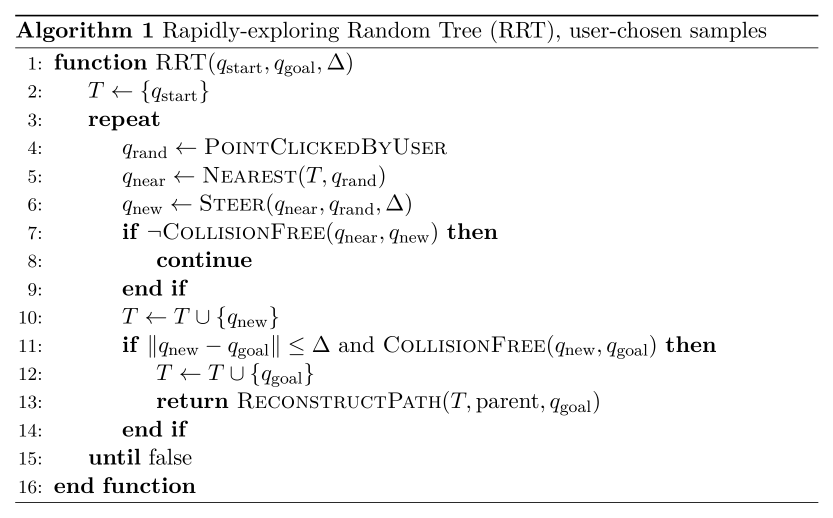
#> input picture figures/method_manual.png, 1666 x 1035 px (shown at 1/2 size)
$ python rrt_manual.py
#> lines starting #> are read from the running program, lines starting #| are printed output that depends on the picture; after the words box and inside, x2 and y2 are one past the last pixel; in counts of white or black regions, pixels touching at a corner belong together
### rrt_demo.py
"""
Interactive RRT demo on the example map, with step-by-step pseudocode.

Controls
  Run / Pause : execute pseudocode steps continuously (rate set by "Speed")
  Step        : execute one pseudocode step (sample, nearest, steer, check, ...)
  Iteration   : execute steps until the current iteration ends
  Reset       : clear the tree (keeps start/goal)
  Capture     : save the map panel only as a PNG in captures/
  Left click  : move start (green dot)
  Right click : move goal (green star)
  Sliders     : step size, goal bias, speed (pseudocode steps per second)

The pseudocode panel shows method.png (Algorithm 1) and highlights its lines.

Requires: numpy, matplotlib   ->  pip install numpy matplotlib
"""
import os
import re
import textwrap
from datetime import datetime

import numpy as np
import matplotlib.pyplot as plt
from matplotlib.widgets import Button, Slider
from matplotlib.patches import Rectangle, Circle, Polygon
from matplotlib.collections import LineCollection

plt.rcParams["mathtext.fontset"] = "cm"   # Computer Modern, same as the LaTeX pseudocode figure

# ---------------- Map (pixel coordinates of the image, y points down) ----------------
W, H = 661, 407
WALLS = [  # (x0, y0, x1, y1)
    (0, 0, W, 18), (0, 388, W, H), (0, 0, 18, H), (643, 0, W, H),  # outer border
    (130, 198, 268, 216),   # horizontal wall, left
    (250, 198, 268, 388),   # vertical wall from bottom, left
    (383, 0, 401, 213),     # vertical wall from top, middle
    (509, 198, 527, 388),   # vertical wall from bottom, right
]
START = np.array([90.0, 325.0])
GOAL = np.array([580.0, 82.0])
MARGIN = 6          # clearance kept from walls (pixels)
GOAL_RADIUS = 18    # radius of the start dot
STAR_RADIUS = 24    # outer radius of the goal star
WALL_COLOR = "#5c5c5c"
MARKER_COLOR = "#00a200"
TICK_MS = 30        # GUI timer interval
LINE_W = 2          # width of every line (edges, path, rays, rings)
NODE_MS = 8         # marker size of every tree node (same as the new node during exploration)

INFLATED = [(x0 - MARGIN, y0 - MARGIN, x1 + MARGIN, y1 + MARGIN) for x0, y0, x1, y1 in WALLS]


def star_vertices(center, r_out=STAR_RADIUS, r_in=STAR_RADIUS * 0.45):
    """Five-pointed star pointing up on screen (the y axis points down)."""
    ang = -np.pi / 2 + np.arange(10) * np.pi / 5
    r = np.where(np.arange(10) % 2 == 0, r_out, r_in)
    return center + np.c_[r * np.cos(ang), r * np.sin(ang)]


def point_free(p):
    return not any(x0 <= p[0] <= x1 and y0 <= p[1] <= y1 for x0, y0, x1, y1 in INFLATED)


# [18 lines left out: function segment_hits_rect, not called in this run]


def segment_free(p, q):
    return not any(segment_hits_rect(p, q, r) for r in INFLATED)


# ---------------- Pseudocode ----------------
PSEUDO = [
    "RRT(q_start, q_goal):",
    "  T ← { q_start }",
    "  repeat",
    "    q_rand ← random point in whole map",
    "             (q_goal with prob. p_goal)",
    "    q_near ← Nearest(T, q_rand)",
    "    q_new  ← Steer(q_near, q_rand, Δ)",
    "    if not CollisionFree(q_near, q_new):",
    "      discard q_new; continue",
    "    T.add(q_new, parent = q_near)",
    "    if ‖q_new − q_goal‖ ≤ Δ and",
    "       CollisionFree(q_new, q_goal):",
    "      T.add(q_goal, parent = q_new)",
    "      return path q_start → q_goal",
]
PHASE_LINES = {  # phase -> highlighted pseudocode lines
    "init": [1],
    "sample": [3, 4],
    "nearest": [5],
    "reach": [6],
    "steer": [6],
    "check": [7],
    "discard": [8],
    "add": [9],
    "goal_check": [10, 11],
    "connect": [12],
    "done": [13],
}
METHOD_IMAGE = os.path.join(os.path.dirname(os.path.abspath(__file__)), "figures", "method.png")
METHOD_LINES = {  # phase -> highlighted lines of method.png (line k is numbered k + 1 there)
    "init": [1],
    "sample": [3],
    "nearest": [4],
    "reach": [5],
    "steer": [5],
    "check": [6],
    "discard": [7],
    "add": [9],
    "goal_check": [10],
    "connect": [11],
    "done": [12],
}
QS, QG, QR, QN, QW = (rf"$q_{{\mathrm{{{n}}}}}$" for n in ("start", "goal", "rand", "near", "new"))
DELTA = r"$\Delta$"


def wrap_math(text, width):
    """textwrap.fill that counts each $...$ snippet as a short word and never splits it."""
    maths = re.findall(r"\$[^$]*\$", text)
    text = textwrap.fill(re.sub(r"\$[^$]*\$", "@@@@", text), width)
    for m in maths:
        text = text.replace("@@@@", m, 1)
    return text


def load_pseudocode_figure(path):
    """Load the algorithm figure as black ink with alpha, so highlights drawn behind it show through.

    Returns (rgba, line_centers, left, pitch): the y pixel of each numbered line, the
    left edge of the algorithm box and the line spacing.
    """
    img = plt.imread(path)
    ink = 1 - img[..., :3].mean(axis=2)
    rgba = np.zeros(img.shape[:2] + (4,))
    rgba[..., 3] = ink
    dark = ink > 0.5

    def runs(idx, gap):   # group sorted indices into runs separated by more than `gap`
        return np.split(idx, np.nonzero(np.diff(idx) > gap)[0] + 1)

    # the algorithm body lies between the last two horizontal rules
    rules = runs(np.nonzero(dark.sum(axis=1) > 0.8 * img.shape[1])[0], 1)
    top, bottom = rules[-2][-1] + 1, rules[-1][0]
    body = dark[top:bottom]
    # the line numbers are the first column of ink, ended by a blank gap
    cols = np.nonzero(body.any(axis=0))[0]
    num_cols = runs(cols, 8)[0]
    num = body[:, num_cols[0]:num_cols[-1] + 1].any(axis=1)
    centers = [top + rows.mean() for rows in runs(np.nonzero(num)[0], 3)]
    left = np.nonzero(dark.any(axis=0))[0][0]
    return rgba, centers, left, float(np.median(np.diff(centers)))


# ---------------- RRT ----------------
class RRT:
    """RRT whose main loop is a generator that pauses after every pseudocode step.

    After each `advance()`, `phase` names the step just executed and the
    attributes x_rand / i_near / x_new / ok describe its result.
    """
    reach_step = False   # if True, show the Δ circle as its own step before choosing x_new

    def __init__(self, start, goal, step=50.0, goal_bias=0.05):
        self.start, self.goal = start.copy(), goal.copy()
        self.step_size, self.goal_bias = step, goal_bias
        self.reset()

    def reset(self):
        self.nodes = [self.start.copy()]
        self.parent = [-1]
        self.iters = 0
        self.path = None
        self.x_rand = self.i_near = self.x_new = self.ok = None
        self.goal_sample = False
        self.phase = "init"
        self._steps = self._run()

    # [6 lines left out: function advance, not called in this run]

    @property
    def iteration_ended(self):
        return self.phase in ("discard", "done") or (self.phase == "goal_check" and not self.ok)

    # [53 lines left out: functions _run, _sample, _extract_path, not called in this run]


# ---------------- GUI ----------------
class App:
    RRT_CLASS = RRT
    PSEUDO = PSEUDO              # text pseudocode, used when PSEUDO_IMAGE is None
    PSEUDO_IMAGE = METHOD_IMAGE
    PHASE_LINES = METHOD_LINES
    SHOW_RAND = True             # draw the orange ✕ at q_rand
    SPEED_MAX_LOG = 3            # Speed slider goes up to 10**SPEED_MAX_LOG steps/s
    CAPTURE_PREFIX = "rrt"       # file name prefix of the Capture button's PNGs

    def __init__(self):
        self.rrt = self.RRT_CLASS(START, GOAL)
        self.running = False
        self.credit = 0.0   # fractional steps carried between timer ticks

        self.fig = plt.figure(figsize=(14, 7.5))
        self.ax = self.fig.add_axes([0.02, 0.28, 0.62, 0.66])
        self.ax.set_xlim(0, W)
        self.ax.set_ylim(H, 0)          # flip y so it looks like the image
        self.ax.set_aspect("equal")
        self.ax.set_xticks([]); self.ax.set_yticks([])
        for x0, y0, x1, y1 in WALLS:
            self.ax.add_patch(Rectangle((x0, y0), x1 - x0, y1 - y0, color=WALL_COLOR))

        self.tree = LineCollection([], colors="0.6", linewidths=LINE_W)
        self.ax.add_collection(self.tree)
        self.nodes_plot, = self.ax.plot([], [], "o", color="0.45", ms=NODE_MS)
        self.path_plot, = self.ax.plot([], [], "-", color=MARKER_COLOR, lw=LINE_W)
        self.start_dot = Circle(self.rrt.start, GOAL_RADIUS, color=MARKER_COLOR, zorder=5)
        self.goal_dot = Polygon(star_vertices(self.rrt.goal), color=MARKER_COLOR, zorder=5)
        self.ax.add_patch(self.start_dot); self.ax.add_patch(self.goal_dot)

        # overlays for the current pseudocode step
        self.ray, = self.ax.plot([], [], "--", color="orange", lw=LINE_W, zorder=6)
        self.rand_plot, = self.ax.plot([], [], "x", color="orange", ms=10, mew=LINE_W, zorder=7)
        self.cand_edge, = self.ax.plot([], [], "-", lw=LINE_W, zorder=6)
        self.new_plot, = self.ax.plot([], [], "o", ms=NODE_MS, zorder=8)
        self.goal_ray, = self.ax.plot([], [], "--", lw=LINE_W, zorder=6)
        self.goal_ring = Circle((0, 0), 1, fill=False, ls="--", lw=LINE_W, visible=False, zorder=6)
        self.ax.add_patch(self.goal_ring)
        self.delta_ring = Circle((0, 0), 1, fill=False, ls="--", lw=LINE_W, color="orange", visible=False, zorder=6)
        self.ax.add_patch(self.delta_ring)

        # pseudocode panel
        self.line_marks = []
        if self.PSEUDO_IMAGE is None:
            self.ax_code = self.fig.add_axes([0.66, 0.08, 0.33, 0.86])
            self.ax_code.set_axis_off()
            self.ax_code.set_xlim(0, 1); self.ax_code.set_ylim(0, 1)
            lh = 0.045
            for k, line in enumerate(self.PSEUDO):
                y = 0.97 - k * lh
                mark = Rectangle((0, y - lh / 2), 1, lh, color="#ffe680", visible=False)
                self.ax_code.add_patch(mark)
                self.line_marks.append(mark)
                self.ax_code.text(0.02, y, line, family="monospace", fontsize=10, va="center")
            status_ax, status_y = self.ax_code, 0.97 - len(self.PSEUDO) * lh - 0.03
        else:
            rgba, centers, left, pitch = load_pseudocode_figure(self.PSEUDO_IMAGE)
            self.ax_code = self.fig.add_axes([0.655, 0.44, 0.34, 0.52])
            self.ax_code.set_axis_off()
            for y in centers:
                mark = Rectangle((left, y - pitch / 2), rgba.shape[1] - left, pitch, color="#ffe680",
                                 visible=False)
                self.ax_code.add_patch(mark)
                self.line_marks.append(mark)
            self.ax_code.imshow(rgba, zorder=2)
            status_ax = self.fig.add_axes([0.66, 0.08, 0.33, 0.34])
            status_ax.set_axis_off()
            status_y = 0.97
        self.status = status_ax.text(0.02, status_y, "", fontsize=12, family="cmr10", va="top",
                                     linespacing=1.5, transform=status_ax.transAxes)

        # sliders
        self.s_step = Slider(self.fig.add_axes([0.12, 0.18, 0.45, 0.03]), "Step size Δ", 5, 500, valinit=50)
        self.s_bias = Slider(self.fig.add_axes([0.12, 0.13, 0.45, 0.03]), "Goal bias", 0.0, 0.5, valinit=0.05)
        self.s_speed = Slider(self.fig.add_axes([0.12, 0.08, 0.45, 0.03]), "Speed", 0, self.SPEED_MAX_LOG,
                              valinit=np.log10(3))
        self.s_speed.on_changed(self.speed_label)
        self.speed_label(self.s_speed.val)

        # buttons
        self.b_run = Button(self.fig.add_axes([0.05, 0.015, 0.1, 0.045]), "Run")
        self.b_step = Button(self.fig.add_axes([0.16, 0.015, 0.1, 0.045]), "Step")
        self.b_iter = Button(self.fig.add_axes([0.27, 0.015, 0.1, 0.045]), "Iteration")
        self.b_reset = Button(self.fig.add_axes([0.38, 0.015, 0.1, 0.045]), "Reset")
        self.b_capture = Button(self.fig.add_axes([0.49, 0.015, 0.1, 0.045]), "Capture")
        self.b_capture.on_clicked(lambda e: self.capture())
        self.b_run.on_clicked(self.toggle_run)
        self.b_step.on_clicked(lambda e: self.advance(1))
        self.b_iter.on_clicked(lambda e: self.advance_iteration())
        self.b_reset.on_clicked(lambda e: self.reset())
        self.fig.canvas.mpl_connect("button_press_event", self.on_click)

        self.timer = self.fig.canvas.new_timer(interval=TICK_MS)
        self.timer.add_callback(self.on_timer)
        self.timer.start()
        self.redraw()

    def speed_label(self, v):
        self.s_speed.valtext.set_text(f"{10 ** v:.0f} steps/s")

    def sync_params(self):
        self.rrt.step_size = self.s_step.val
        self.rrt.goal_bias = self.s_bias.val

    # [33 lines left out: functions step_once, advance, advance_iteration, on_timer, set_running, not called in this run]

    def toggle_run(self, _):
        self.set_running(not self.running and self.rrt.path is None)

    # [21 lines left out: functions reset, capture, not called in this run]

    def _capture_label_reset(self):
        self.b_capture.label.set_text("Capture")
        self.fig.canvas.draw_idle()

    # [11 lines left out: function on_click, not called in this run]

    def redraw(self):
        r = self.rrt
        self.draw_tree()
        if r.path is not None:
            self.path_plot.set_data(r.path[:, 0], r.path[:, 1])
        else:
            self.path_plot.set_data([], [])
        self.draw_overlays()
        for k, mark in enumerate(self.line_marks):
            mark.set_visible(k in self.PHASE_LINES[r.phase])
        self.status.set_text(wrap_math(self.describe(), 52))
        self.update_title()
        self.fig.canvas.draw_idle()

    def draw_tree(self):
        r = self.rrt
        self.tree.set_segments([(r.nodes[r.parent[i]], r.nodes[i]) for i in range(1, len(r.nodes))])
        pts = np.array(r.nodes)
        self.nodes_plot.set_data(pts[:, 0], pts[:, 1])

    def draw_overlays(self):
        r, ph = self.rrt, self.rrt.phase
        for artist in (self.ray, self.rand_plot, self.cand_edge, self.new_plot, self.goal_ray):
            artist.set_data([], [])
        self.goal_ring.set_visible(False)
        self.delta_ring.set_visible(False)
        if ph in ("init", "connect", "done"):
            return
        near = r.nodes[r.i_near] if r.i_near is not None else None
        if self.SHOW_RAND and ph in ("sample", "nearest", "reach", "steer", "check", "discard", "add"):
            self.rand_plot.set_data([r.x_rand[0]], [r.x_rand[1]])
        if near is not None and ph != "goal_check":
            self.ray.set_data([near[0], r.x_rand[0]], [near[1], r.x_rand[1]])
        if ph in ("reach", "steer", "check", "discard"):    # exploration: reach of Δ around x_near
            self.delta_ring.center, self.delta_ring.radius = near, r.step_size
            self.delta_ring.set_visible(True)
        if r.x_new is not None:
            color = {"steer": "orange", "check": "#00a000" if r.ok else "red",
                     "discard": "red"}.get(ph, "#00a000")
            self.new_plot.set_marker("X" if ph == "discard" else "o")
            self.new_plot.set_color(color)
            self.new_plot.set_data([r.x_new[0]], [r.x_new[1]])
            if ph != "goal_check":
                self.cand_edge.set_color(color)
                self.cand_edge.set_data([near[0], r.x_new[0]], [near[1], r.x_new[1]])
        if ph == "goal_check":
            color = "#00a000" if r.ok else "0.4"
            self.goal_ring.center, self.goal_ring.radius = r.x_new, r.step_size
            self.goal_ring.set_edgecolor(color)
            self.goal_ring.set_visible(True)
            self.goal_ray.set_color(color)
            self.goal_ray.set_data([r.x_new[0], r.goal[0]], [r.x_new[1], r.goal[1]])

    # [35 lines left out: function describe, not called in this run]

    def update_title(self):
        msg = f"RRT   iteration: {self.rrt.iters}   nodes: {len(self.rrt.nodes)}"
        if self.rrt.path is not None:
            length = np.sum(np.linalg.norm(np.diff(self.rrt.path, axis=0), axis=1))
            msg += f"   path found, length = {length:.0f} px"
        self.ax.set_title(msg)


# [3 lines that do not run on import are left out]

### rrt_manual.py
"""
RRT demo where YOU pick each sample point q_rand with the mouse.

Controls
  Left click        : choose q_rand anywhere in the map (walls included)
  Step              : show the next step of the iteration: nearest node,
                      Δ circle, candidate q_new, accept/reject, add, goal check.
                      At the sampling step without a click, q_rand is chosen at random.
  Iteration         : run the rest of the iteration (or a whole one with a random
                      q_rand if no point was clicked)
  Run / Pause       : auto-play the steps instead (rate set by "Speed")
  Shift + left click: move start (green dot)
  Right click       : move goal (green star)
  Reset             : clear the tree (keeps start/goal)
  Capture           : save the map panel only as a PNG in captures/

Reuses the algorithm and GUI from rrt_demo.py. The pseudocode panel shows
method_manual.png (built from overleaf/method_manual.tex): method.png with line 4 changed.
"""
import os

import numpy as np
import matplotlib.pyplot as plt

from rrt_demo import W, H, RRT, App, QR, point_free, star_vertices

# same 16 lines as method.png, so the inherited METHOD_LINES highlighting applies unchanged
MANUAL_IMAGE = os.path.join(os.path.dirname(os.path.abspath(__file__)), "figures", "method_manual.png")


class ManualRRT(RRT):
    """RRT that samples the clicked point, or a random one when nothing was clicked."""
    reach_step = True

    def reset(self):
        self.clicked = None
        super().reset()

    @property
    def awaiting_click(self):
        return self.path is None and (self.phase == "init" or self.iteration_ended)

    # [7 lines left out: function _sample, not called in this run]


class ManualApp(App):
    RRT_CLASS = ManualRRT
    PSEUDO_IMAGE = MANUAL_IMAGE
    CAPTURE_PREFIX = "rrt_manual"

    def __init__(self):
        super().__init__()
#> in load_pseudocode_figure, img is the input picture: shape (1035, 1666, 4) float32; mean R, G, B, A 0.961, 0.961, 0.961, 1
#> in load_pseudocode_figure, `ink = 1 - img[..., :3].mean(axis=2)`:
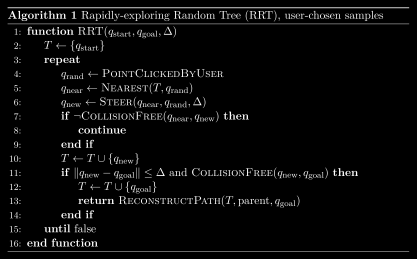
#> ink: shape (1035, 1666) float32 (shown at 1/4 size); min 0, max 1, mean 0.0388
#> in load_pseudocode_figure, `dark = ink > 0.5`:
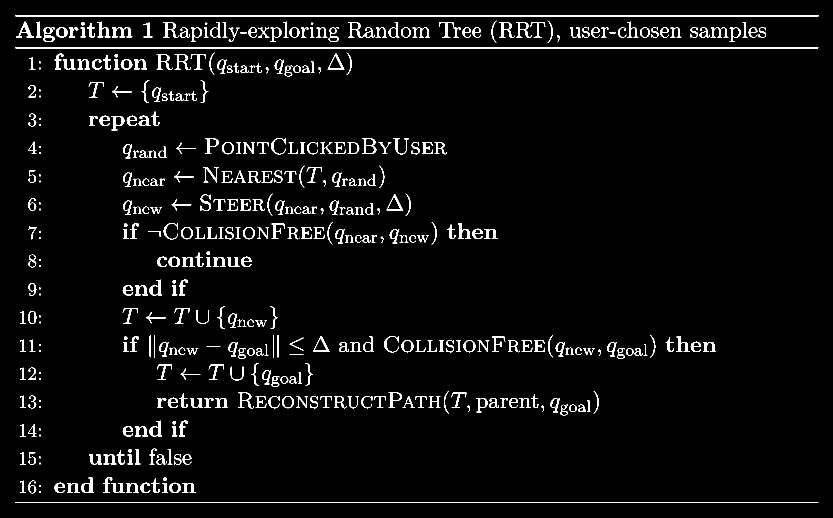
#> dark: shape (1035, 1666) bool (shown at 1/2 size); 3.9% white; 439 white regions (36 under 20 px), largest, box (x1, y1, x2, y2) and area: (30, 30, 1637, 33) 4820, (30, 95, 1637, 97) 3212, (30, 1004, 1637, 1006) 3212
#> in load_pseudocode_figure, `rules = runs(np.nonzero(dark.sum(axis=1) > 0.8 * img.shape[1])[0], 1)`: rules = [[30, 31, 32], [95, 96], [1004, 1005]]
#> in load_pseudocode_figure, `top, bottom = rules[-2][-1] + 1, rules[-1][0]`: top = 97; bottom = 1004
#> in load_pseudocode_figure, `body = dark[top:bottom]`:
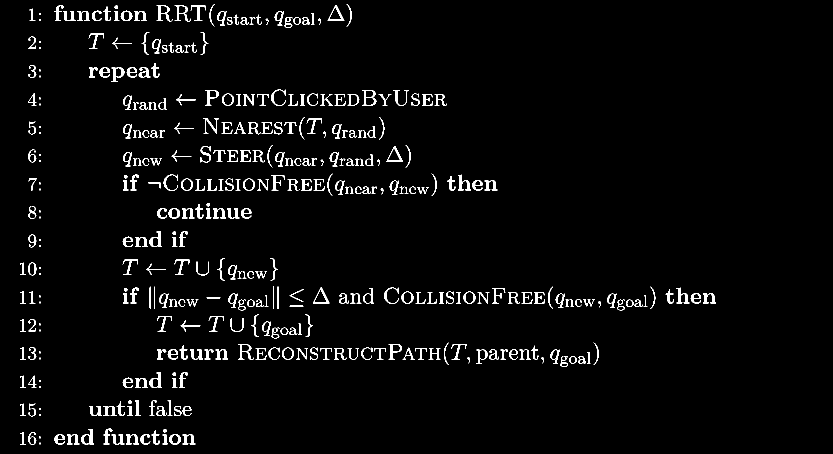
#> body: shape (907, 1666) bool (shown at 1/2 size); 3.1% white; 372 white regions (34 under 20 px), largest, box (x1, y1, x2, y2) and area: (223, 135, 249, 164) 323, (162, 858, 188, 889) 312, (349, 11, 382, 43) 303
#> in load_pseudocode_figure, `cols = np.nonzero(body.any(axis=0))[0]`: cols = 1295 values from 40 to 1431
#> in load_pseudocode_figure, `num_cols = runs(cols, 8)[0]`: num_cols = 34 values from 40 to 81
#> in load_pseudocode_figure, `centers = [top + rows.mean() for rows in runs(np.nonzero(num)[0], 3)]`: centers = [126, 182, 239.5, 295, 352.5, 408.5, 465.5, 521.5, 578.5, 634.5, 691, 747, 803.5, 860, 916.5, 973.5]
#> in load_pseudocode_figure, `left = np.nonzero(dark.any(axis=0))[0][0]`: left = 30
#> in __init__, `rgba, centers, left, pitch = load_pseudocode_figure(self.PSEUDO_IMAGE)`: pitch = 56.5
#> the loop in __init__, `for y in centers:` made 16 passes
#> y on passes 1 to 8: 126, 182, 239.5, 295, 352.5, 408.5, 465.5, 521.5
#> after the loop in __init__, `for y in centers:`: self.line_marks = 16 items
#> the loop in redraw, `for k, mark in enumerate(self.line_marks):` made 16 passes
        self.s_bias.ax.set_visible(False)   # goal bias has no meaning when the user samples

    # [18 lines left out: function on_click, not called in this run]

    def describe(self):
        r, ph = self.rrt, self.rrt.phase
        if ph == "init":
            return f"The tree contains only the start node. Click anywhere on the map to choose {QR}, " \
                   "or press Step to sample it at random."
        if ph == "sample":
            who = "No click, so a random" if r.random_sample else "You chose"
            return f"{who} {QR} = ({r.x_rand[0]:.0f}, {r.x_rand[1]:.0f}). " \
                   "It may lie inside a wall: it only gives a direction to grow. Press Step."
        msg = super().describe()
        if r.awaiting_click:
            msg += f" Click to choose the next {QR}, or press Step for a random one."
        return msg


if __name__ == "__main__":
    app = ManualApp()
    plt.show()
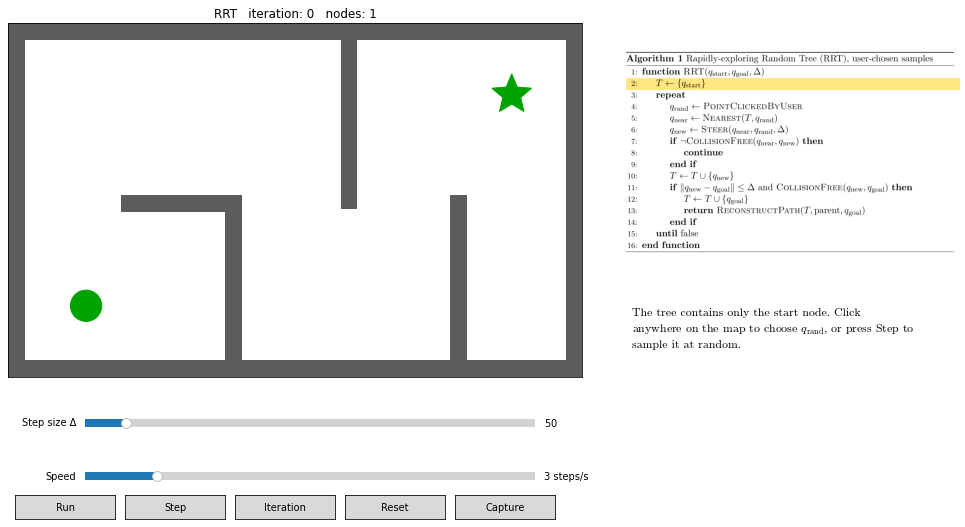
#> figure drawn by matplotlib, 4 panels
